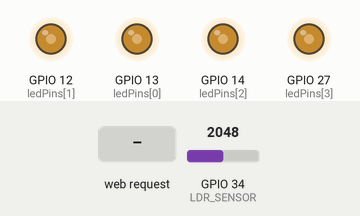
A sketch run on a simulated ESP32. Parts: output pins drawn as LEDs (lit = HIGH). Inputs (shaded band) come from the test bench; at power-on: GPIO 34 (LDR_SENSOR) = 2048. WiFi joins after 1.5 s; servers stay silent unless stated; what the sketch prints to the serial monitor is not drawn.

Above: at 2.7 s.
2.8 s: GPIO 34 (LDR_SENSOR) set to 1228
At 4.0 s:
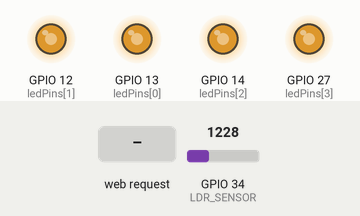
4.3 s: HTTP request GET /slider?value=1 received
At 5.2 s:
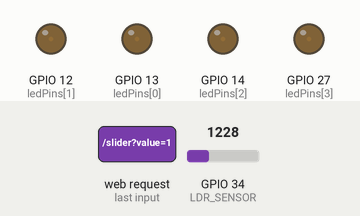
5.8 s: HTTP request GET /toggleMode received
At 6.5 s:
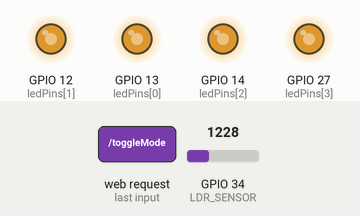
7.3 s: GPIO 34 (LDR_SENSOR) set to 491
At 7.8 s:
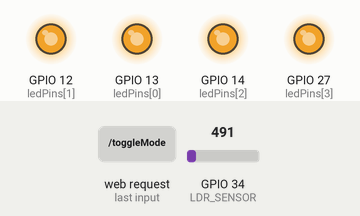
8.8 s: GPIO 34 (LDR_SENSOR) set to 2047
At 9.1 s:
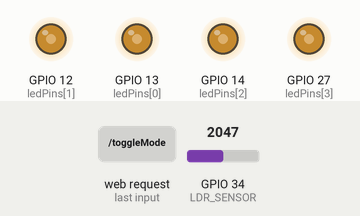
Timing chart, 0 to 11.3 s (numbered marks = the images above; inputs shaded):
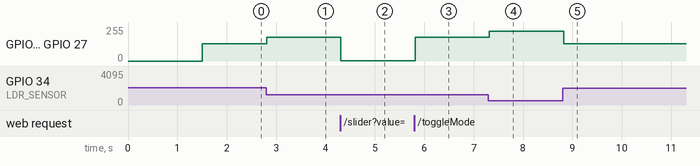

Measured:
- after the input at 2.8 s, GPIO 12 (ledPins[1]), GPIO 13 (ledPins[0]), GPIO 14 (ledPins[2]), GPIO 27 (ledPins[3]): 128/255 → 178/255 at once
- after the input at 4.3 s, GPIO 12 (ledPins[1]), GPIO 13 (ledPins[0]), GPIO 14 (ledPins[2]), GPIO 27 (ledPins[3]): 178/255 → 1/255 at once
- after the input at 5.8 s, GPIO 12 (ledPins[1]), GPIO 13 (ledPins[0]), GPIO 14 (ledPins[2]), GPIO 27 (ledPins[3]): 1/255 → 178/255 at once
- after the input at 7.3 s, GPIO 12 (ledPins[1]), GPIO 13 (ledPins[0]), GPIO 14 (ledPins[2]), GPIO 27 (ledPins[3]): 178/255 → 224/255 at once
- after the input at 8.8 s, GPIO 12 (ledPins[1]), GPIO 13 (ledPins[0]), GPIO 14 (ledPins[2]), GPIO 27 (ledPins[3]): 224/255 → 128/255 at once

The sketch:

New_Intensity.ino
```cpp
#include <WiFi.h>
#include <ESPAsyncWebServer.h>


const char* ssid = "wifi name";
const char* password = "Password";

// Pins - LDR and LEDs
#define LDR_SENSOR 34   // Reading room luminosity
int ledPins[] = {13, 12, 14, 27}; // All home LEDs

// PWM Settings
const int freq = 5000;
const int resolution = 8; // 0-255 levels

// Global Variables
int currentBrightness = 128;
bool manualMode = false;
unsigned long lastUpdate = 0;

AsyncWebServer server(80);

// Glassmorphism UI with Slider
const char index_html[] PROGMEM = R"rawliteral(
<!DOCTYPE HTML><html>
<head>
  <meta charset="UTF-8"><meta name="viewport" content="width=device-width, initial-scale=1">
  <link rel="stylesheet" href="https://use.fontawesome.com/releases/v5.15.4/css/all.css">
  <link href="https://fonts.googleapis.com/css2?family=Poppins:wght@300;600&display=swap" rel="stylesheet">
  <title>Sentinel | Light Control</title>
  <style>
    :root { --bg: #0d1117; --primary: #58a6ff; --on: #39d353; --accent: #f2cc60; }
    body { font-family: 'Poppins', sans-serif; background: #0d1117; color: #c9d1d9; display: flex; flex-direction: column; align-items: center; padding: 40px; }
    .glass-card {
      background: rgba(22, 27, 34, 0.8); backdrop-filter: blur(10px);
      border: 1px solid rgba(255,255,255,0.1); padding: 40px; border-radius: 25px;
      text-align: center; width: 100%; max-width: 500px; box-shadow: 0 8px 32px rgba(0,0,0,0.5);
    }
    h1 { background: linear-gradient(to right, #58a6ff, #bc85ff); -webkit-background-clip: text; -webkit-text-fill-color: transparent; }
    .btn { padding: 12px 25px; border-radius: 12px; border: none; cursor: pointer; font-weight: 600; margin-bottom: 20px; transition: 0.3s; }
    .auto { background: var(--on); color: white; }
    .man { background: var(--accent); color: black; }
    input[type=range] { width: 100%; height: 12px; border-radius: 10px; background: #30363d; outline: none; -webkit-appearance: none; margin: 20px 0; }
    input[type=range]::-webkit-slider-thumb { -webkit-appearance: none; width: 25px; height: 25px; border-radius: 50%; background: var(--primary); cursor: pointer; box-shadow: 0 0 15px var(--primary); }
    .status { font-size: 0.8rem; color: #8b949e; letter-spacing: 1px; }
  </style>
</head>
<body>
  <div class="glass-card">
    <h1>LUX CONTROL</h1>
    <p class="status">SMART HOME LIGHTING SYSTEM</p>

    <button id="modeBtn" class="btn auto" onclick="toggleMode()">MODE: AUTO-BRIGHTNESS</button>

    <input type="range" min="0" max="255" value="128" id="dimmer" oninput="updateDimmer(this.value)">

    <div style="font-size: 1.5rem;">Intensity: <span id="brightVal" style="color:var(--primary)">128</span></div>
  </div>

  <script>
    function updateDimmer(val) {
      document.getElementById("brightVal").innerHTML = val;
      fetch(`/slider?value=${val}`);
    }
    function toggleMode() {
      fetch('/toggleMode').then(r => r.text()).then(m => {
        const btn = document.getElementById("modeBtn");
        btn.innerHTML = "MODE: " + m.toUpperCase();
        btn.className = "btn " + (m == "Manual" ? "man" : "auto");
      });
    }
    // Sync brightness value even in Auto Mode
    setInterval(function(){
      fetch('/val').then(r => r.text()).then(v => {
        document.getElementById("brightVal").innerHTML = v;
        document.getElementById("dimmer").value = v;
      });
    }, 1000);
  </script>
</body></html>)rawliteral";

void setup() {
  Serial.begin(115200);

  // Attach all LEDs to PWM channels
  for (int i = 0; i < 4; i++) {
    ledcAttach(ledPins[i], freq, resolution);
  }

  pinMode(LDR_SENSOR, INPUT);

  WiFi.begin(ssid, password);
  while (WiFi.status() != WL_CONNECTED) { delay(500); Serial.print("."); }
  Serial.println("\nIP: " + WiFi.localIP().toString());

  // Web Routes
  server.on("/", HTTP_GET, [](AsyncWebServerRequest *request){
    request->send_P(200, "text/html", index_html);
  });

  server.on("/slider", HTTP_GET, [](AsyncWebServerRequest *request){
    if (request->hasParam("value")) {
      currentBrightness = request->getParam("value")->value().toInt();
      manualMode = true; // Switching to manual when user touches slider
    }
    request->send(200, "text/plain", "OK");
  });

  server.on("/toggleMode", HTTP_GET, [](AsyncWebServerRequest *request){
    manualMode = !manualMode;
    request->send(200, "text/plain", manualMode ? "Manual" : "Auto");
  });

  server.on("/val", HTTP_GET, [](AsyncWebServerRequest *request){
    request->send(200, "text/plain", String(currentBrightness));
  });

  server.begin();
}

void loop() {
  if (!manualMode) {
    // AUTO MODE: Read LDR and calculate brightness
    // Dark room (LDR low) -> Bright LED (PWM high)
    int ldrReading = analogRead(LDR_SENSOR);
    currentBrightness = map(ldrReading, 0, 4095, 255, 0);
  }

  // Apply brightness to all LEDs
  for (int i = 0; i < 4; i++) {
    ledcWrite(ledPins[i], currentBrightness);
  }

  delay(50); // Small delay for stability
}
```
